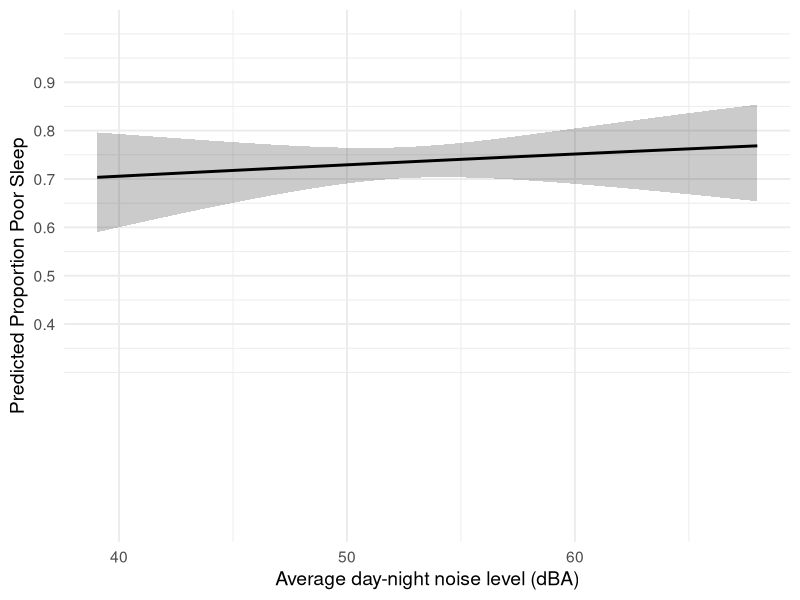
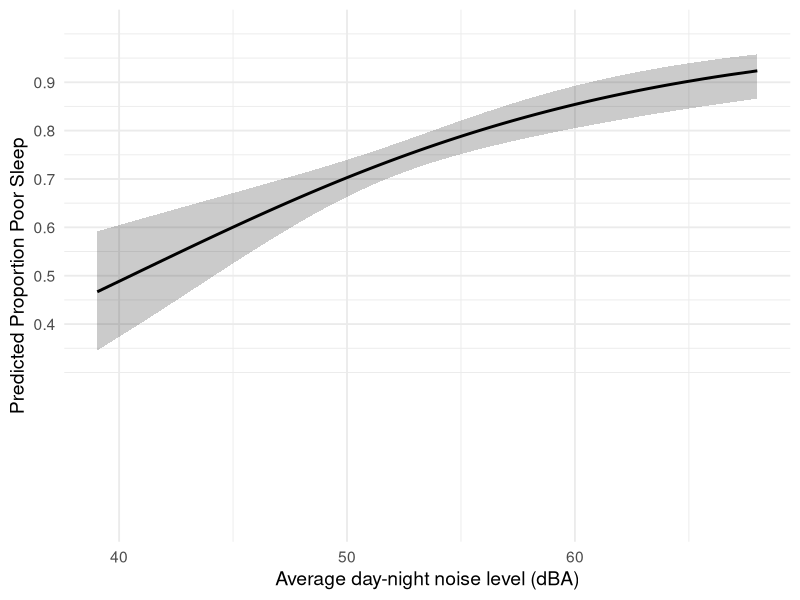
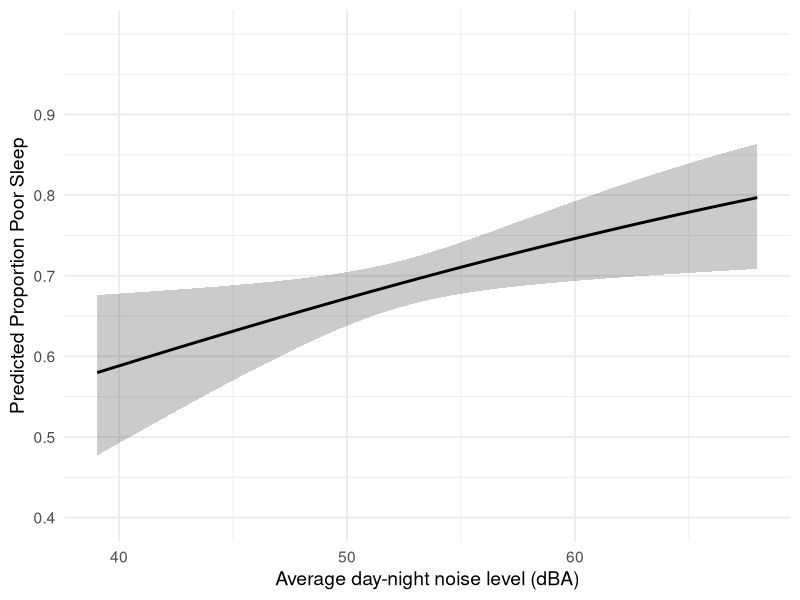
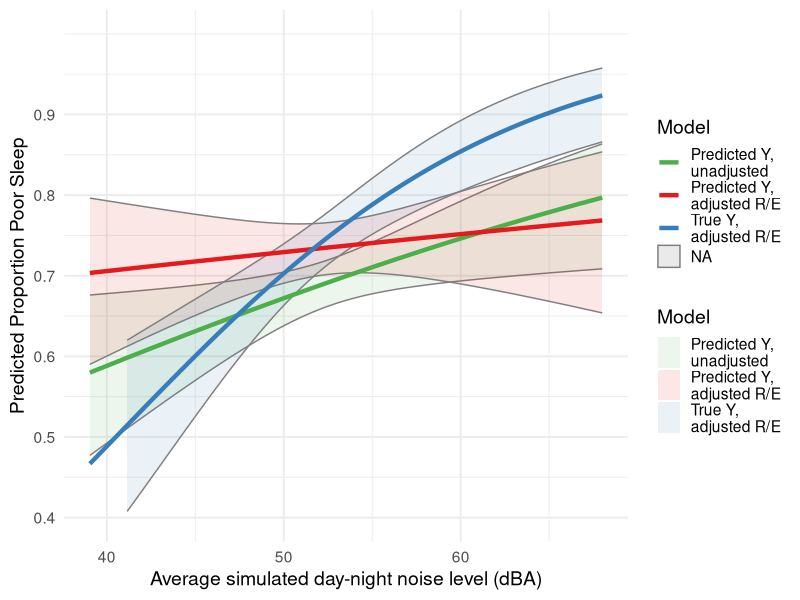

Here is the R script that generated these plots, in order:
library(tidyverse)
expit <- function(x) { exp(x)/(1+exp(x)) }
set.seed(1)
##########################################################################

# Fourth setting:
# When there is an association between Ypred and Exposure, it goes null when you control for variables in the Ypred model
##########################################################################	
	
# Generate auxiliary data 

	N<-10000

	# Generate covariates
	
	    Race<-rmultinom(N,1,prob=c(.2,.45,1-.65))
   		White<-Race[2,]
		Black<-Race[1,]
		Poverty<-rbinom(N,1,.3*Black+.08*White)
		Homeowner<-rbinom(N,1,.1*Poverty*Black+.2*Poverty+.2)
		Population<-rnorm(N,3976,6765)
		NO2<-rnorm(N,10.1,4.5)
		PM25<-rnorm(N,9.1,1.9)
		Female<-rbinom(N,1,.45)
		Old<-rbinom(N,1,.05)		
	
	#Generate exposure based on Poverty
		exp_mean<-Poverty*60+(1-Poverty)*52
		Exposure<-rnorm(N,exp_mean,4)	


	#Generate Y based on Black, White and Exposure (no common causes with exposure so no confounding)
       Error<-rnorm(N,2,1)  
	   Predictor<-White+Black+Exposure/max(Exposure)
	   Probability<-(abs(Predictor/max(Predictor)))
       Y<-rbinom(N,1,prob=Probability)
    
	#Save data
    
   	 	auxiliarydata<-as.data.frame(cbind(Y,Exposure,Population,NO2,PM25,Poverty,Black,White,Female,Old))
    
    
#Overwrite this to generate analysis data 

	N<-1000
	
	# Generate covariates
	
	    Race<-rmultinom(N,1,prob=c(.2,.45,1-.65))
   		White<-Race[2,]
		Black<-Race[1,]
		Poverty<-rbinom(N,1,.3*Black+.08*White)
		Homeowner<-rbinom(N,1,.1*Poverty*Black+.2*Poverty+.2)
		Population<-rnorm(N,3976,6765)
		NO2<-rnorm(N,10.1,4.5)
		PM25<-rnorm(N,9.1,1.9)
		Female<-rbinom(N,1,.45)
		Old<-rbinom(N,1,.05)		
	
	
	#Generate exposure based on Poverty
		exp_mean<-Poverty*60+(1-Poverty)*52
		Exposure<-rnorm(N,exp_mean,4)	


	#Generate Y based on Black, White and Exposure (no common causes with exposure so no confounding)
       Error<-rnorm(N,2,1)  
	   Predictor<-White+Black+Exposure/max(Exposure)
	   Probability<-(abs(Predictor/max(Predictor)))
       Y<-rbinom(N,1,prob=Probability)
     

	#Save data
    
   	 	analysisdata<-as.data.frame(cbind(Y,Exposure,Population,NO2,PM25,Poverty,Black,White,Female, Old))
    
  

# Create analysis data outcome variable

	#Predict Y using auxiliary data

		Model1<-glm(Y~Poverty+Black+White+Female+Old, family=binomial, data=auxiliarydata)
		
	#Get fitted values for analysis data
		
		Ypred<-predict(Model1,newdata=analysisdata,type="response")
			

#Analyze data

	# Unadjusted model shows strong association
	
	p1<-glm(Ypred~Exposure, data=analysisdata, family=binomial())		
	summary(p1)
	
	p2<-glm(Ypred~Exposure+Black+White, data=analysisdata, family=binomial())
	summary(p2)
	
	# Using Y instead of Ypred, the true association is null
	
	p1true<-glm(Y~Exposure, data=analysisdata, family=binomial())		
	summary(p1true)

	p2true<-glm(Y~Exposure+Black+White, data=analysisdata, family=binomial())
	summary(p2true)
	
	
# Make Figure using Joan's code
# For this one we want to see p1, p2, and p2true in order to illustrate that controlling for Black and White makes the association vanish for Ypred but not for the true Y


# plot for Ypred unadjusted

	hyp_newdata1b <- with(analysisdata, data.frame(Exposure), data.frame(Exposure,Black=mean(Black),White=mean(White)))
                                            
	hyp_newdata2b <- cbind(hyp_newdata1b, predict(p1, newdata = hyp_newdata1b, 
                                              type = "link", se = TRUE))
	hyp_newdata2b <- within(hyp_newdata2b, {
			  PredictedProb <- plogis(fit)
			  LL <- plogis(fit - (1.96 * se.fit))
			  UL <- plogis(fit + (1.96 * se.fit))
			})

	tiff(filename = "~/Users/betsy/Dropbox/Other people/Joan Casey/output.tiff", type = "cairo" ,  res=300, height = 4, width = 4, units = "in")
		ggplot(hyp_newdata2b, aes(x = Exposure, y = PredictedProb)) + 
		geom_ribbon(aes(ymin = LL, ymax = UL), alpha = 0.25) + 
 		geom_line(aes(), size = 1) +
		scale_y_continuous("Predicted Proportion Poor Sleep", breaks = c(.4, .5 ,.6, .7, .8, .9), limits=c(0.4, 1)) +
		theme_minimal(base_size = 14) +
		scale_x_continuous("Average day-night noise level (dBA)",breaks=c(40, 50,60,70),labels=c("40","50","60","70"))
		

		dev.off()
	
	
# plot for Ypred adjusted

	hyp_newdata1b <- with(analysisdata, data.frame(Exposure,Black=mean(Black),White=mean(White)))
                                            
	hyp_newdata2c <- cbind(hyp_newdata1b, predict(p2, newdata = hyp_newdata1b, 
                                              type = "link", se = TRUE))
	hyp_newdata2c <- within(hyp_newdata2c, {
			  PredictedProb <- plogis(fit)
			  LL <- plogis(fit - (1.96 * se.fit))
			  UL <- plogis(fit + (1.96 * se.fit))
			})

		ggplot(hyp_newdata2c, aes(x = Exposure, y = PredictedProb)) + 
		geom_ribbon(aes(ymin = LL, ymax = UL), alpha = 0.25) + 
 		geom_line(aes(), size = 1) +
		scale_y_continuous("Predicted Proportion Poor Sleep", breaks = c(.4, .5 ,.6, .7, .8, .9), limits=c(0, 1)) +
		theme_minimal(base_size = 14) +
		scale_x_continuous("Average day-night noise level (dBA)",breaks=c(40, 50,60,70),labels=c("40","50","60","70"))

	

# plot for true Y adjusted  with black and white

	hyp_newdata1d <- with(analysisdata, data.frame(Exposure,Black=mean(Black),White=mean(White)))
                                            
	hyp_newdata2d <- cbind(hyp_newdata1d, predict(p2true, newdata = hyp_newdata1d, 
                                              type = "link", se = TRUE))
	hyp_newdata2d <- within(hyp_newdata2d, {
			  PredictedProb <- plogis(fit)
			  LL <- plogis(fit - (1.96 * se.fit))
			  UL <- plogis(fit + (1.96 * se.fit))
			})

		ggplot(hyp_newdata2d, aes(x = Exposure, y = PredictedProb)) + 
		geom_ribbon(aes(ymin = LL, ymax = UL), alpha = 0.25) + 
 		geom_line(aes(), size = 1) +
		scale_y_continuous("Predicted Proportion Poor Sleep", breaks = c(.4, .5 ,.6, .7, .8, .9), limits=c(0, 1)) +
		theme_minimal(base_size = 14) +
		scale_x_continuous("Average day-night noise level (dBA)",breaks=c(40, 50,60,70),labels=c("40","50","60","70"))

		
		#Together truth and predicted for scenario 1
		hyp_newdata2d$TrueY <- 2 # p3 = true Y, adjusted for race/ethncity
		hyp_newdata2c$TrueY <- 1 # p2 = predicted Y, adjusted for race/ethnicity
		hyp_newdata2b$TrueY <- 0 # p1 = predicted Y, unadjusted for race/ethnicity
		hyp_newdata2e <- bind_rows(hyp_newdata2b,hyp_newdata2c,hyp_newdata2d)
		
		#Save plot
		tiff(filename = "/Users/joancasey/Documents/Columbia/RMF/Urban_Institute/Scenario4_Pred_True_Y.tiff", type = "cairo" ,  res=300, height = 5, width = 6, units = "in")
		ggplot(hyp_newdata2e, aes(x = Exposure, y = PredictedProb, 
		                          group = factor(TrueY), color = factor(TrueY), fill = factor(TrueY))) + 
		  geom_ribbon(aes(ymin = LL, ymax = UL, fill = factor(TrueY), color = NA), alpha = 0.1) + 
		  geom_line(aes(color = factor(TrueY)), size = 1.5) +
		  scale_color_manual("Model", values = c("#4daf4a", "#e41a1c", "#377eb8"), labels = c("Predicted Y, \nunadjusted", "Predicted Y, \nadjusted R/E", "True Y, \nadjusted R/E")) +
		  scale_fill_manual("Model", values = c("#4daf4a", "#e41a1c", "#377eb8"), labels = c("Predicted Y, \nunadjusted", "Predicted Y, \nadjusted R/E", "True Y, \nadjusted R/E"))+
		  scale_y_continuous("Predicted Proportion Poor Sleep", breaks = c(.4, .5 ,.6, .7, .8, .9), limits=c(0.4, 1)) +
		  theme_minimal(base_size = 14) +
		  scale_x_continuous("Average simulated day-night noise level (dBA)",breaks=c(40, 50,60,70),labels=c("40","50","60","70"))
		dev.off()
	
	
	

